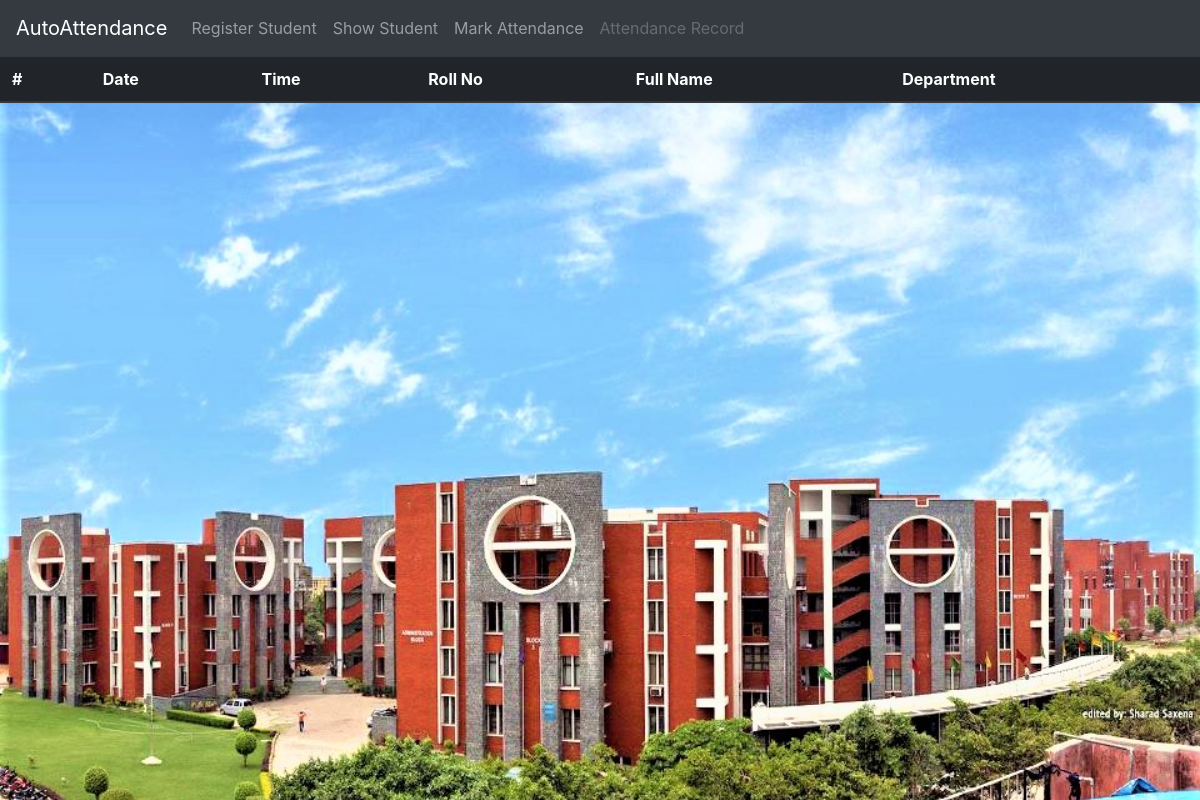
The page /attendancerecord/ on the database as committed earlier.
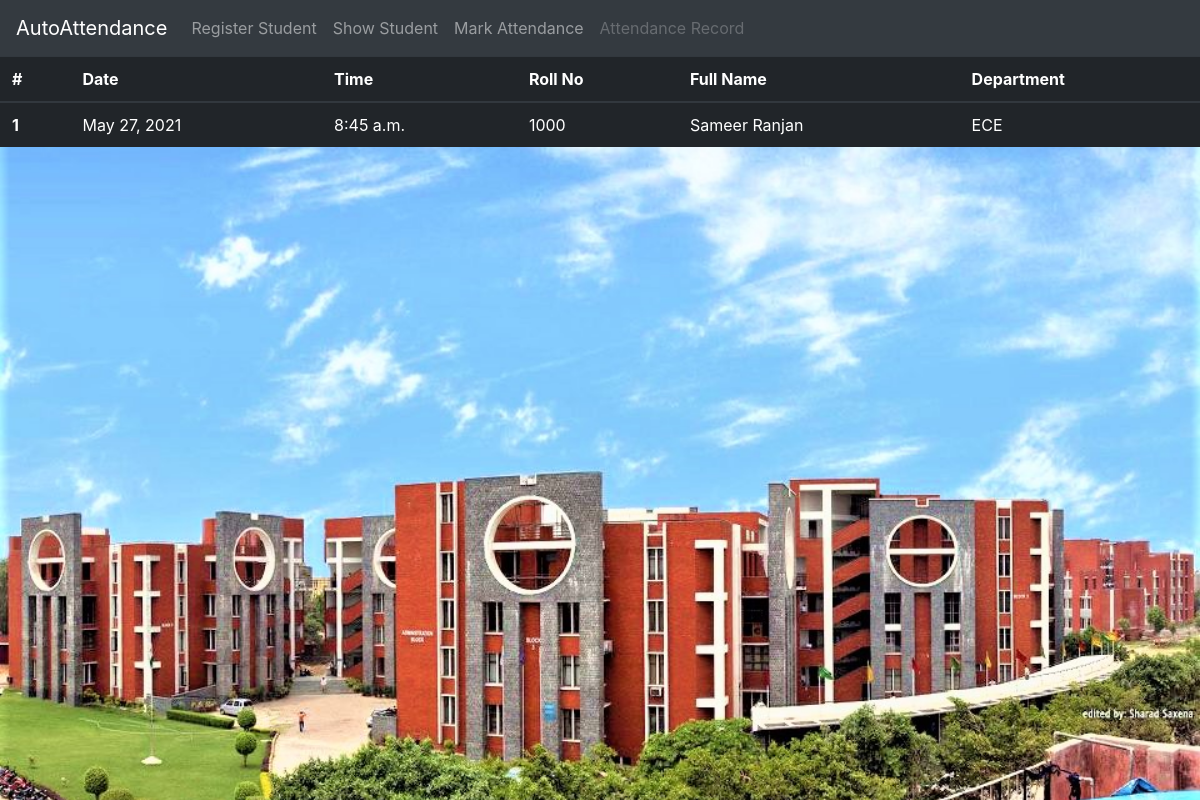
The same page on the database as committed later.
### attendance/models.py (models this page shows)
class AttendanceTable(models.Model):
	date = models.DateField()
	time = models.TimeField()
	student = models.ForeignKey(Student,on_delete=models.CASCADE)

class Student(models.Model):
	roll_no = models.IntegerField(primary_key=True)
	name =  models.CharField(max_length=30)
	dob = models.DateField()
	department = models.CharField(
		max_length = 30,
		choices = Department_CHOICES,
		default = 'ECE')
	semester = models.CharField(
		max_length = 30,
		choices = SEMESTER_CHOICES,
		default = '1')
	email = models.EmailField()
	photo = models.ImageField(upload_to='images/')

### attendance/views.py (the view)
# urls.py: path('attendancerecord/',views.showAttendanceRecord, name='attendancerecord'),
def showAttendanceRecord(request):
	attendance = AttendanceTable.objects.all()
	records = {}
	for rec in range(len(attendance)):
		t = attendance[rec]
		records[rec+1]={'date':t.date,'time':t.time,'roll':t.student.roll_no,'name':t.student.name,'department':t.student.department}
	print(records)
	return render(request,"attendance/attendance_record.html",{"context":records})

### attendance/templates/attendance/attendance_record.html (shortened to what this page needs)
{% load static %}
<link rel="stylesheet" href="https://maxcdn.bootstrapcdn.com/bootstrap/4.0.0/css/bootstrap.min.css">
<div style="height:100%;background-image:url({% static 'attendance/images/college_pic.jpg' %});background-repeat:no-repeat;background-size: cover;background-position-y:+55%;">
  <nav class="navbar navbar-expand-lg  navbar-dark bg-dark">
    <a class="navbar-brand" href="{% url 'index' %}">AutoAttendance</a>
    <div class="collapse navbar-collapse" id="navbarNav">
      <ul class="navbar-nav">
        <li class="nav-item">
          <a class="nav-link" href="{% url 'register' %}">Register Student</a>
        </li>
        <li class="nav-item">
          <a class="nav-link" href="{% url 'showstudentlist' %}">Show Student</a>
        </li>
        <li class="nav-item">
          <a class="nav-link" href="{% url 'markattendance' %}">Mark Attendance</a>
        </li>
        <li class="nav-item">
          <a class="nav-link disabled" href="{% url 'attendancerecord' %}">Attendance Record</a>
        </li>
      </ul>
    </div>
  </nav>
<table class="table table-dark">
  <thead>
    <tr>
      <th scope="col">#</th>
      <th scope="col">Date</th>
      <th scope="col">Time</th>
      <th scope="col">Roll No</th>
      <th scope="col">Full Name</th>
      <th scope="col">Department</th>
    </tr>
  </thead>
  <tbody>
    {% for key,val in context.items %}
      <tr>
        <th scope="row">{{key}}</th>
        <td>{{val.date}}</td>
        <td>{{val.time}}</td>
        <td>{{val.roll}}</td>
        <td>{{val.name}}</td>
        <td>{{val.department}}</td>
      </tr>
    {% endfor %}
  </tbody>
</table>
</div>

Rows that differ between the two databases and show on the page:
added AttendanceTable: date "May 27, 2021", time "8:45 a.m."
added Student: name "Sameer Ranjan", department "ECE"
Other text that changed with them:
new list line: "1 1000"
